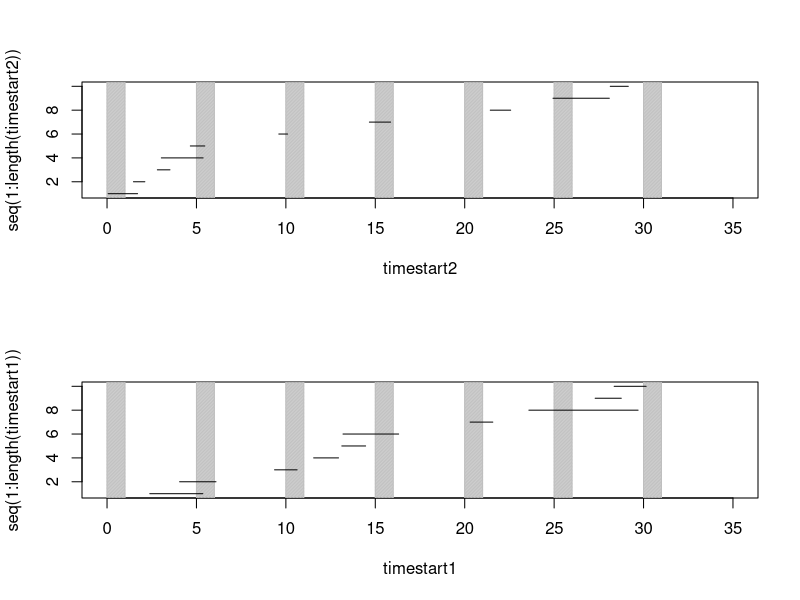

This figure's R source:



carcount <- function(o, plot = FALSE){
  # slow cars
  timestart1 <- sort(runif(n= 10, 0,30))
  
  # fast car leave times
  timestart2 <- sort(runif(n = 10, 0,30))
  
  speedSlow = rnorm(n = 10, mean = 40, sd = 10)
  speedFast = rnorm(n = 10, mean = 80, sd = 30)
  
  timeLeaveRoad1 <- timestart1 + 60/speedSlow
  timeLeaveRoad2 <- timestart2 + 60/speedFast
  
  
  # distance of observation
  dobs <- 1 #mile
  
  # you observe cars for 1 minute, every 5 minutes
  timeObsStart <- seq(0,30, by = 5)
  timeObsEnd <- timeObsStart + 1
  
  if(plot){
    par(mfrow = c(2,1))
    plot(x = timestart2, y = seq(1:length(timestart2)), xlim = c(0, 35), type = 'n')
    rect(xleft = timeObsStart, ybottom = 0, xright = timeObsEnd, ytop = 15, density = 100, col = 'grey')
    segments(x0 = timestart2, x1 = timeLeaveRoad2, y0 = seq(1:length(timestart2)), y1 = seq(1:length(timestart2)))
    
    
    plot(x = timestart1, y = seq(1:length(timestart1)), xlim = c(0, 35), type = 'n')
    rect(xleft = timeObsStart, ybottom = 0, xright = timeObsEnd, ytop = 15, density = 100, col = 'grey')
    segments(x0 = timestart1, x1 = timeLeaveRoad1, y0 = seq(1:length(timestart1)), y1 = seq(1:length(timestart1)))
  }
  
  
  
  # count observations
  (countFast <- sum(sapply(1:length(timeObsStart), FUN = function(x) {
    timestart2 < timeObsEnd[x] &  timeLeaveRoad2 > timeObsStart[x]
  })))
  
  (countSlow <- sum(sapply(1:length(timeObsStart), FUN = function(x) {
    timestart1 < timeObsEnd[x] &  timeLeaveRoad1 > timeObsStart[x]
  })))
  
  return(c(fast = countFast, slow = countSlow))

}

carcount(plot = TRUE)


cts <- t(as.data.frame(sapply(1:1000, carcount)))
colMeans(cts)
